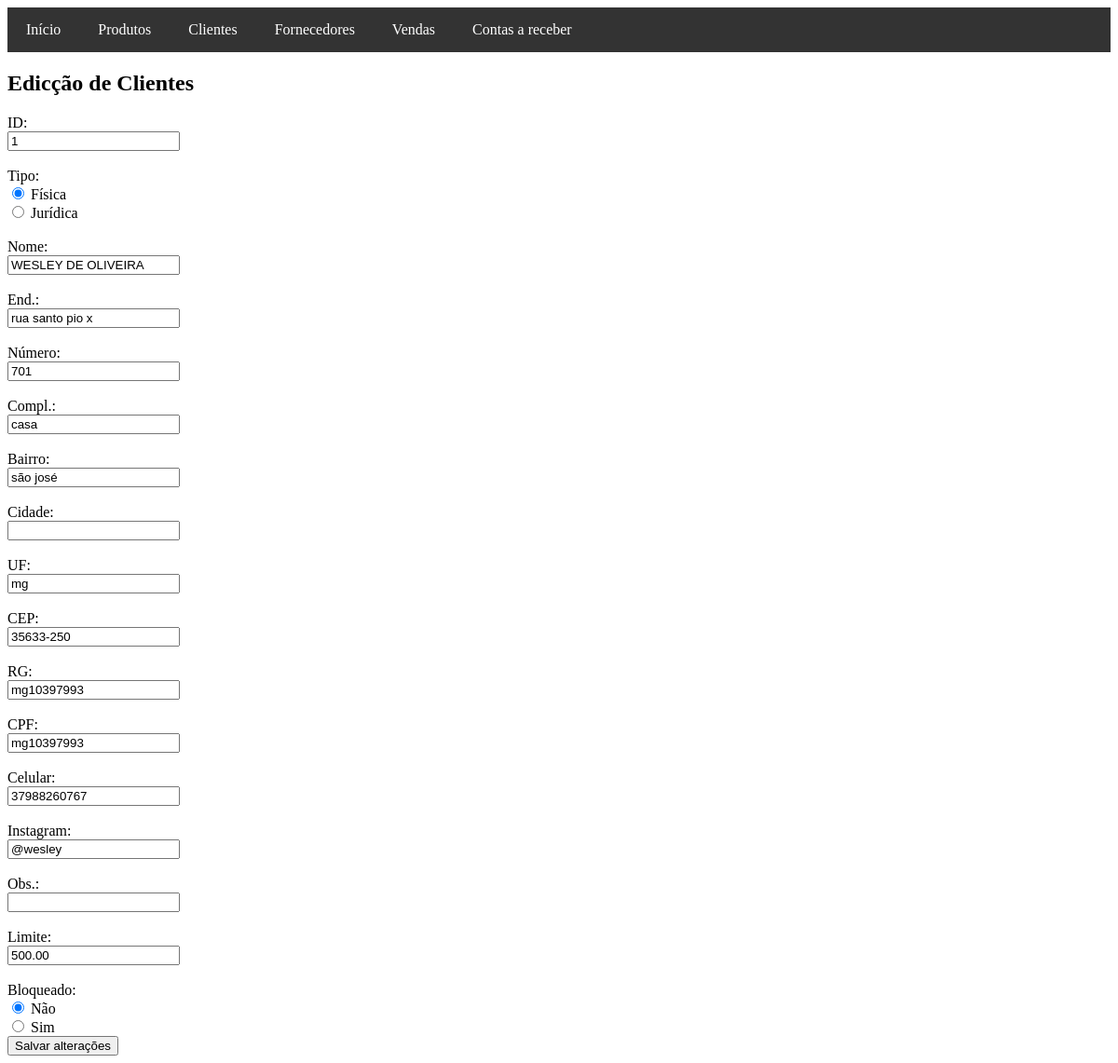
Screenshot of /clientes/editar.php?id=1 with the database file from the repository.
### tables this page shows
CREATE TABLE `clientes` (
  `id` int(11) NOT NULL,
  `tipo` text NOT NULL,
  `nome` varchar(100) NOT NULL,
  `logradouro` varchar(100) DEFAULT NULL,
  `numero` varchar(10) DEFAULT NULL,
  `complemento` varchar(50) DEFAULT NULL,
  `bairro` varchar(50) DEFAULT NULL,
  `cidade` varchar(50) DEFAULT NULL,
  `uf` char(2) DEFAULT NULL,
  `cep` varchar(9) DEFAULT NULL,
  `rg` varchar(20) DEFAULT NULL,
  `cpf` varchar(14) DEFAULT NULL,
  `cnpj` text NOT NULL,
  `insc` text NOT NULL,
  `celular` varchar(20) DEFAULT NULL,
  `instagram` varchar(50) DEFAULT NULL,
  `obs` text,
  `limite` decimal(10,2) DEFAULT '0.00',
  `bloqueado` text
);

### clientes/editar.php (the view, shortened to what this page needs)
<!DOCTYPE html>
<html lang="pt-br">
<head>
</head>
<body>
    <?php
        include_once '../includes/header.php';
        include_once '../config/conexao.php';
        $id = $_GET['id'];
        $consulta = "SELECT * FROM clientes WHERE id='$id' ";
        $sql = mysqli_query($conexao, $consulta) or die(mysqli_error($conexao));
        $row = mysqli_fetch_assoc($sql);
    ?>
<h2>Edicção de Clientes</h2>
<form action="salvar_alteracoes.php" method="POST">
  <label for="id">ID:</label><br>
  <input type="number" id="id" name="id" value="<?=$row['id']; ?>" readonly><br><br>
  <label for="tipo">Tipo:</label><br>
  <input type="radio" id="fisica" name="tipo" value="fisica" <?php if ($row['tipo'] == 'fisica') echo 'checked'; ?>>
  <label for="fisica">Física</label><br>
  <input type="radio"  id="juridica" name="tipo" value="juridica" <?php if ($row['tipo'] == 'juridica') echo 'checked'; ?>>
  <label for="juridica">Jurídica</label><br><br>
  <label for="nome">Nome:</label><br>
  <input type="text" id="nome" name="nome" value="<?=$row['nome']; ?>"><br><br>
  <label for="logradouro">End.:</label><br>
  <input type="text" id="logradouro" name="logradouro" value="<?=$row['logradouro']; ?>"><br><br>
  <label for="numero">Número:</label><br>
  <input type="text" id="numero" name="numero" value="<?=$row['numero']; ?>"><br><br>
  <label for="complemento">Compl.:</label><br>
  <input type="complemento" id="complemento" name="complemento" value="<?=$row['complemento']; ?>"><br><br>
  <label for="bairro">Bairro:</label><br>
  <input type="text" id="bairro" name="bairro" value="<?=$row['bairro']; ?>"><br><br>
  <label for="cidade">Cidade:</label><br>
  <input type="text" id="cidade" name="cidade" value="<?=$row['cidade']; ?>"><br><br>
  <label for="uf">UF:</label><br>
  <input type="text" id="uf" name="uf" value="<?=$row['uf']; ?>"><br><br>
  <label for="cep">CEP:</label><br>
  <input type="text" id="cep" name="cep" value="<?=$row['cep']; ?>"><br><br>
  <div id="campos-fisica">
    <label for="rg">RG:</label><br>
    <input type="text" id="rg" name="rg" value="<?=$row['rg']; ?>"><br><br>
    <label for="cpf">CPF:</label><br>
    <input type="text" id="cpf" name="cpf" value="<?=$row['rg']; ?>"><br><br>
  </div>
  <label for="celular">Celular:</label><br>
  <input type="text" id="celular" name="celular" value="<?=$row['celular']; ?>"><br><br>
  <label for="instagram">Instagram:</label><br>
  <input type="text" id="instagram" name="instagram" value="<?=$row['instagram']; ?>"><br><br>
  <label for="obs">Obs.:</label><br>
  <input type="text" id="obs" name="obs" value="<?=$row['obs']; ?>"><br><br>
  <label for="limite">Limite:</label><br>
  <input type="number" id="limite" name="limite" value="<?=$row['limite']; ?>"><br><br>
  <label for="bloqueado">Bloqueado:</label><br>
  <input type="radio" id="nao" name="bloqueado" value="nao" <?php if ($row['bloqueado'] == 'nao') echo 'checked'; ?>>
  <label for="nao">Não</label><br>
  <input type="radio" name="bloqueado" id="sim" value="sim" <?php if ($row['bloqueado'] == 'sim') echo 'checked'; ?>>
  <label for="sim">Sim</label><br>
  <button type="submit" name="alterar" value="alterar">Salvar alterações</button>
</form>
</body>
</html>

### rows the page displays
clientes: id "1", tipo "☑ Física", tipo "☐ Jurídica", nome "WESLEY DE OLIVEIRA", logradouro "rua santo pio x", numero "701", complemento "casa", bairro "são josé", uf "mg", cep "35633-250", rg "mg10397993", cpf "mg10397993", celular "37988260767", instagram "@wesley", limite "500.00", bloqueado "☑ Não", bloqueado "☐ Sim"
